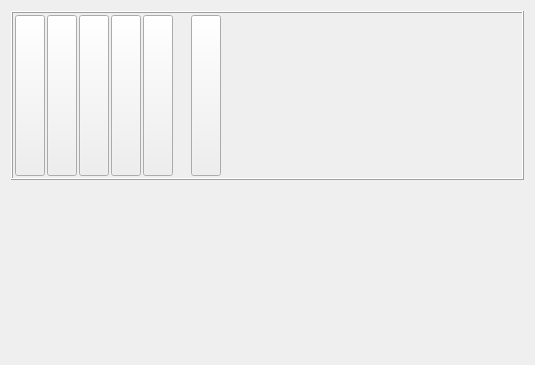
<?xml version="1.0" encoding="UTF-8"?>
<ui version="4.0">
 <class>master_print_copy</class>
 <widget class="QWidget" name="master">
  <property name="geometry">
   <rect>
    <x>0</x>
    <y>0</y>
    <width>535</width>
    <height>365</height>
   </rect>
  </property>
  <property name="windowTitle">
   <string>Form</string>
  </property>
  <layout class="QVBoxLayout" name="verticalLayout_2">
   <item>
    <widget class="QFrame" name="barraBotones">
     <property name="frameShape">
      <enum>QFrame::Box</enum>
     </property>
     <property name="frameShadow">
      <enum>QFrame::Raised</enum>
     </property>
     <layout class="QHBoxLayout" name="horizontalLayout">
      <property name="spacing">
       <number>2</number>
      </property>
      <property name="leftMargin">
       <number>2</number>
      </property>
      <property name="topMargin">
       <number>2</number>
      </property>
      <property name="rightMargin">
       <number>2</number>
      </property>
      <property name="bottomMargin">
       <number>2</number>
      </property>
      <item>
       <widget class="QToolButton" name="toolButtonInsert">
        <property name="enabled">
         <bool>true</bool>
        </property>
        <property name="sizePolicy">
         <sizepolicy hsizetype="Minimum" vsizetype="Minimum">
          <horstretch>0</horstretch>
          <verstretch>0</verstretch>
         </sizepolicy>
        </property>
        <property name="minimumSize">
         <size>
          <width>30</width>
          <height>30</height>
         </size>
        </property>
        <property name="text">
         <string/>
        </property>
        <property name="icon">
         <iconset>
          <normaloff>../../core/images/icons/insert.png</normaloff>../../core/images/icons/insert.png</iconset>
        </property>
        <property name="iconSize">
         <size>
          <width>20</width>
          <height>20</height>
         </size>
        </property>
        <property name="popupMode">
         <enum>QToolButton::DelayedPopup</enum>
        </property>
       </widget>
      </item>
      <item>
       <widget class="QToolButton" name="toolButtonEdit">
        <property name="sizePolicy">
         <sizepolicy hsizetype="Minimum" vsizetype="Minimum">
          <horstretch>0</horstretch>
          <verstretch>0</verstretch>
         </sizepolicy>
        </property>
        <property name="minimumSize">
         <size>
          <width>30</width>
          <height>30</height>
         </size>
        </property>
        <property name="text">
         <string/>
        </property>
        <property name="icon">
         <iconset>
          <normaloff>../../core/images/icons/edit.png</normaloff>../../core/images/icons/edit.png</iconset>
        </property>
        <property name="iconSize">
         <size>
          <width>20</width>
          <height>20</height>
         </size>
        </property>
       </widget>
      </item>
      <item>
       <widget class="QToolButton" name="toolButtonDelete">
        <property name="sizePolicy">
         <sizepolicy hsizetype="Minimum" vsizetype="Minimum">
          <horstretch>0</horstretch>
          <verstretch>0</verstretch>
         </sizepolicy>
        </property>
        <property name="minimumSize">
         <size>
          <width>30</width>
          <height>30</height>
         </size>
        </property>
        <property name="text">
         <string/>
        </property>
        <property name="icon">
         <iconset>
          <normaloff>../../core/images/icons/delete.png</normaloff>../../core/images/icons/delete.png</iconset>
        </property>
        <property name="iconSize">
         <size>
          <width>20</width>
          <height>20</height>
         </size>
        </property>
       </widget>
      </item>
      <item>
       <widget class="QToolButton" name="toolButtonZoom">
        <property name="sizePolicy">
         <sizepolicy hsizetype="Minimum" vsizetype="Minimum">
          <horstretch>0</horstretch>
          <verstretch>0</verstretch>
         </sizepolicy>
        </property>
        <property name="minimumSize">
         <size>
          <width>30</width>
          <height>30</height>
         </size>
        </property>
        <property name="text">
         <string/>
        </property>
        <property name="icon">
         <iconset>
          <normaloff>../../core/images/icons/zoom.png</normaloff>../../core/images/icons/zoom.png</iconset>
        </property>
        <property name="iconSize">
         <size>
          <width>20</width>
          <height>20</height>
         </size>
        </property>
        <property name="autoExclusive">
         <bool>false</bool>
        </property>
        <property name="toolButtonStyle">
         <enum>Qt::ToolButtonIconOnly</enum>
        </property>
       </widget>
      </item>
      <item>
       <widget class="QToolButton" name="toolButtonCopy">
        <property name="sizePolicy">
         <sizepolicy hsizetype="Minimum" vsizetype="Minimum">
          <horstretch>0</horstretch>
          <verstretch>0</verstretch>
         </sizepolicy>
        </property>
        <property name="minimumSize">
         <size>
          <width>30</width>
          <height>30</height>
         </size>
        </property>
        <property name="text">
         <string/>
        </property>
        <property name="icon">
         <iconset>
          <normaloff>../../core/images/icons/paste.png</normaloff>../../core/images/icons/paste.png</iconset>
        </property>
        <property name="iconSize">
         <size>
          <width>20</width>
          <height>20</height>
         </size>
        </property>
        <property name="autoExclusive">
         <bool>false</bool>
        </property>
        <property name="toolButtonStyle">
         <enum>Qt::ToolButtonIconOnly</enum>
        </property>
       </widget>
      </item>
      <item>
       <spacer name="horizontalSpacer">
        <property name="orientation">
         <enum>Qt::Horizontal</enum>
        </property>
        <property name="sizeType">
         <enum>QSizePolicy::Fixed</enum>
        </property>
        <property name="sizeHint" stdset="0">
         <size>
          <width>16</width>
          <height>30</height>
         </size>
        </property>
       </spacer>
      </item>
      <item>
       <widget class="QToolButton" name="toolButtonPrint">
        <property name="sizePolicy">
         <sizepolicy hsizetype="Minimum" vsizetype="Minimum">
          <horstretch>0</horstretch>
          <verstretch>0</verstretch>
         </sizepolicy>
        </property>
        <property name="minimumSize">
         <size>
          <width>30</width>
          <height>30</height>
         </size>
        </property>
        <property name="text">
         <string/>
        </property>
        <property name="icon">
         <iconset>
          <normaloff>../../core/images/icons/print.png</normaloff>../../core/images/icons/print.png</iconset>
        </property>
        <property name="iconSize">
         <size>
          <width>20</width>
          <height>20</height>
         </size>
        </property>
        <property name="autoExclusive">
         <bool>false</bool>
        </property>
        <property name="toolButtonStyle">
         <enum>Qt::ToolButtonIconOnly</enum>
        </property>
       </widget>
      </item>
      <item>
       <spacer name="Spacer2">
        <property name="orientation">
         <enum>Qt::Horizontal</enum>
        </property>
        <property name="sizeHint" stdset="0">
         <size>
          <width>346</width>
          <height>20</height>
         </size>
        </property>
       </spacer>
      </item>
     </layout>
    </widget>
   </item>
   <item>
    <widget class="FLTableDB" name="tableDBRecords"/>
   </item>
  </layout>
 </widget>
 <customwidgets>
  <customwidget>
   <class>FLTableDB</class>
   <extends>QWidget</extends>
   <header>fltabledb</header>
  </customwidget>
 </customwidgets>
 <resources>
  <include location="../../../../../../nuevo.qrc"/>
 </resources>
 <connections>
  <connection>
   <sender>toolButtonInsert</sender>
   <signal>clicked()</signal>
   <receiver>tableDBRecords</receiver>
   <slot>insertRecord()</slot>
   <hints>
    <hint type="sourcelabel">
     <x>35</x>
     <y>35</y>
    </hint>
    <hint type="destinationlabel">
     <x>267</x>
     <y>212</y>
    </hint>
   </hints>
  </connection>
  <connection>
   <sender>toolButtonEdit</sender>
   <signal>clicked()</signal>
   <receiver>tableDBRecords</receiver>
   <slot>editRecord()</slot>
   <hints>
    <hint type="sourcelabel">
     <x>71</x>
     <y>35</y>
    </hint>
    <hint type="destinationlabel">
     <x>267</x>
     <y>212</y>
    </hint>
   </hints>
  </connection>
  <connection>
   <sender>toolButtonZoom</sender>
   <signal>clicked()</signal>
   <receiver>tableDBRecords</receiver>
   <slot>browseRecord()</slot>
   <hints>
    <hint type="sourcelabel">
     <x>143</x>
     <y>35</y>
    </hint>
    <hint type="destinationlabel">
     <x>267</x>
     <y>212</y>
    </hint>
   </hints>
  </connection>
  <connection>
   <sender>toolButtonDelete</sender>
   <signal>clicked()</signal>
   <receiver>tableDBRecords</receiver>
   <slot>deleteRecord()</slot>
   <hints>
    <hint type="sourcelabel">
     <x>107</x>
     <y>35</y>
    </hint>
    <hint type="destinationlabel">
     <x>267</x>
     <y>212</y>
    </hint>
   </hints>
  </connection>
  <connection>
   <sender>tableDBRecords</sender>
   <signal>insertOnlyChanged()</signal>
   <receiver>toolButtonEdit</receiver>
   <slot>setDisabled(bool)</slot>
   <hints>
    <hint type="sourcelabel">
     <x>267</x>
     <y>212</y>
    </hint>
    <hint type="destinationlabel">
     <x>71</x>
     <y>35</y>
    </hint>
   </hints>
  </connection>
  <connection>
   <sender>tableDBRecords</sender>
   <signal>readOnlyChanged()</signal>
   <receiver>toolButtonInsert</receiver>
   <slot>setDisabled(bool)</slot>
   <hints>
    <hint type="sourcelabel">
     <x>267</x>
     <y>212</y>
    </hint>
    <hint type="destinationlabel">
     <x>35</x>
     <y>35</y>
    </hint>
   </hints>
  </connection>
  <connection>
   <sender>tableDBRecords</sender>
   <signal>readOnlyChanged()</signal>
   <receiver>toolButtonEdit</receiver>
   <slot>setDisabled(bool)</slot>
   <hints>
    <hint type="sourcelabel">
     <x>267</x>
     <y>212</y>
    </hint>
    <hint type="destinationlabel">
     <x>71</x>
     <y>35</y>
    </hint>
   </hints>
  </connection>
  <connection>
   <sender>tableDBRecords</sender>
   <signal>insertOnlyChanged()</signal>
   <receiver>toolButtonDelete</receiver>
   <slot>setDisabled(bool)</slot>
   <hints>
    <hint type="sourcelabel">
     <x>267</x>
     <y>212</y>
    </hint>
    <hint type="destinationlabel">
     <x>107</x>
     <y>35</y>
    </hint>
   </hints>
  </connection>
  <connection>
   <sender>tableDBRecords</sender>
   <signal>readOnlyChanged()</signal>
   <receiver>toolButtonDelete</receiver>
   <slot>setDisabled(bool)</slot>
   <hints>
    <hint type="sourcelabel">
     <x>267</x>
     <y>212</y>
    </hint>
    <hint type="destinationlabel">
     <x>107</x>
     <y>35</y>
    </hint>
   </hints>
  </connection>
  <connection>
   <sender>toolButtonCopy</sender>
   <signal>clicked()</signal>
   <receiver>tableDBRecords</receiver>
   <slot>copyRecord()</slot>
   <hints>
    <hint type="sourcelabel">
     <x>155</x>
     <y>27</y>
    </hint>
    <hint type="destinationlabel">
     <x>267</x>
     <y>204</y>
    </hint>
   </hints>
  </connection>
  <connection>
   <sender>tableDBRecords</sender>
   <signal>readOnlyChanged()</signal>
   <receiver>toolButtonCopy</receiver>
   <slot>setDisabled(bool)</slot>
   <hints>
    <hint type="sourcelabel">
     <x>267</x>
     <y>204</y>
    </hint>
    <hint type="destinationlabel">
     <x>155</x>
     <y>27</y>
    </hint>
   </hints>
  </connection>
 </connections>
</ui>
